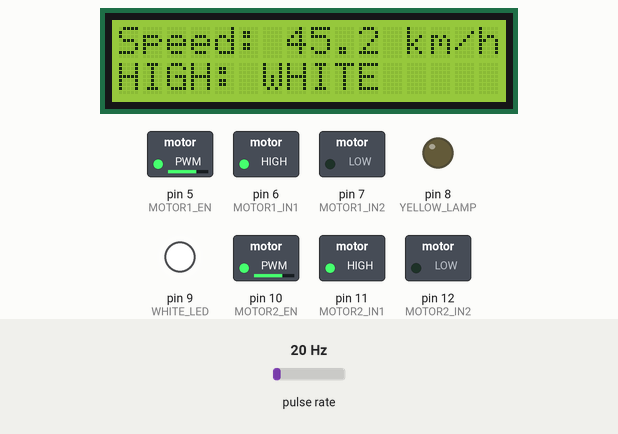
The sketch below on a simulated Arduino Uno, built with avr-gcc and run on an emulated ATmega328P. Parts: 16×2 character LCD, switched loads named in the sketch (green lamp = pin HIGH), output pins drawn as LEDs (lit = HIGH). Wiring (inferred from the names in the program): pulse sensor: data pin 2. The test bench sets the inputs (shaded band); at power-on: pulse rate 20 Hz. What the sketch prints to the serial monitor is not drawn.

Above: at 3.2 s.
3.3 s: pulse rate (sensor on pin 2) set to 15 Hz
At 5.6 s:
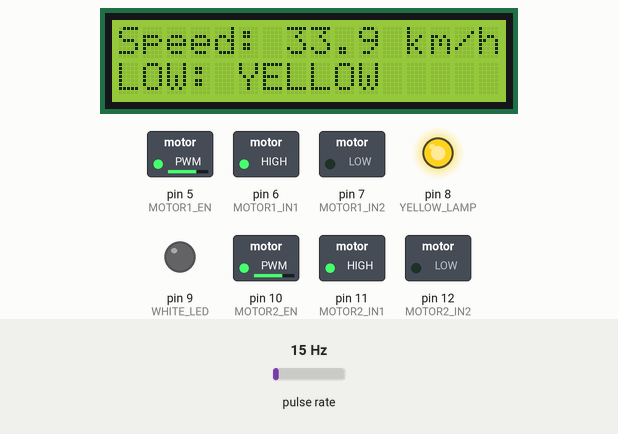
6.3 s: pulse rate (sensor on pin 2) set to 4 Hz
At 9.0 s:
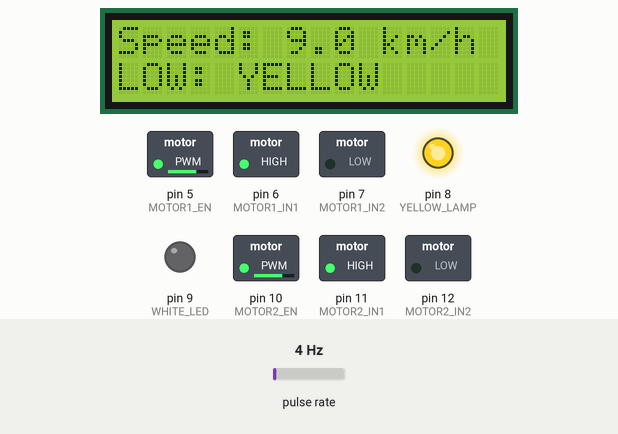
9.3 s: pulse rate (sensor on pin 2) set to 50 Hz
At 12.6 s:
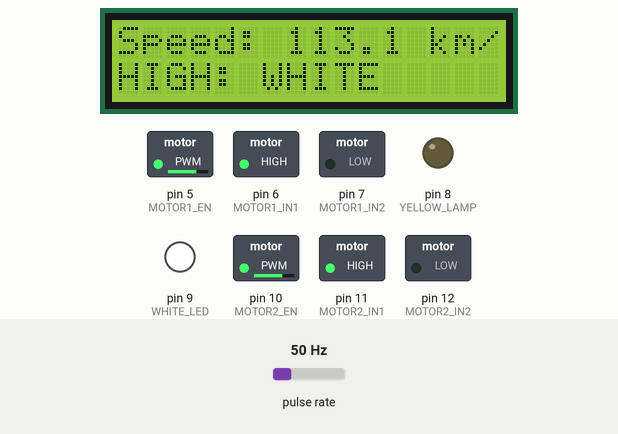
Timing chart, 0 to 14.1 s (numbered marks = the images above; inputs shaded):
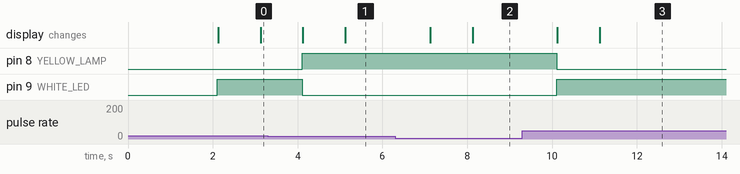

Measured:
- the behaviour switches between 18 and 17 Hz on pulse rate (sensor on pin 2) (found by bisection; images 0 and 1)
- after the input at 3.3 s, pin 8 (YELLOW_LAMP): LOW → HIGH after 0.81 s; pin 9 (WHITE_LED): HIGH → LOW after 0.81 s; the display: first changes after 0.82 s (image 1 shows a later state)
- after the input at 6.3 s, the display: first changes after 0.82 s (image 2 shows a later state)
- after the input at 9.3 s, pin 8 (YELLOW_LAMP): HIGH → LOW after 0.81 s; pin 9 (WHITE_LED): LOW → HIGH after 0.81 s; the display: first changes after 0.82 s (image 3 shows a later state)

The sketch:

speedcue_software_code.ino
```cpp
#include <Wire.h>
#include <LiquidCrystal_I2C.h>

// ---------------- LCD ----------------
LiquidCrystal_I2C lcd(0x27, 16, 2);

// ---------------- Hall Sensor ----------------
#define HALL_PIN 2       // Interrupt pin on Arduino UNO

// ---------------- Headlights ----------------
#define YELLOW_LAMP 8
#define WHITE_LED 9

// ---------------- Motors ----------------
#define MOTOR1_EN 5
#define MOTOR1_IN1 6
#define MOTOR1_IN2 7

#define MOTOR2_EN 10
#define MOTOR2_IN1 11
#define MOTOR2_IN2 12

// ---------------- Speed settings ----------------
const float WHEEL_DIAMETER = 0.20;  // 20 cm wheel
const int SPEED_THRESHOLD = 40;

// Hall sensor variables
volatile unsigned long pulseCount = 0;

unsigned long previousMillis = 0;
float speedKmph = 0;

// ------------------------------------------------
// Hall sensor interrupt
// ------------------------------------------------
void hallSensor()
{
  pulseCount++;
}

// ------------------------------------------------
// Setup
// ------------------------------------------------
void setup()
{
  Serial.begin(9600);

  // LCD
  lcd.init();
  lcd.backlight();

  // Hall sensor
  pinMode(HALL_PIN, INPUT_PULLUP);
  attachInterrupt(digitalPinToInterrupt(HALL_PIN), hallSensor, FALLING);

  // Headlights
  pinMode(YELLOW_LAMP, OUTPUT);
  pinMode(WHITE_LED, OUTPUT);

  // Motor pins
  pinMode(MOTOR1_EN, OUTPUT);
  pinMode(MOTOR1_IN1, OUTPUT);
  pinMode(MOTOR1_IN2, OUTPUT);

  pinMode(MOTOR2_EN, OUTPUT);
  pinMode(MOTOR2_IN1, OUTPUT);
  pinMode(MOTOR2_IN2, OUTPUT);

  // Start motors
  digitalWrite(MOTOR1_IN1, HIGH);
  digitalWrite(MOTOR1_IN2, LOW);

  digitalWrite(MOTOR2_IN1, HIGH);
  digitalWrite(MOTOR2_IN2, LOW);

  // Motor speed
  analogWrite(MOTOR1_EN, 180);
  analogWrite(MOTOR2_EN, 180);

  // Initial display
  lcd.setCursor(0, 0);
  lcd.print("Speed Warning");
  lcd.setCursor(0, 1);
  lcd.print("System Ready");

  delay(2000);
  lcd.clear();
}

// ------------------------------------------------
// Main loop
// ------------------------------------------------
void loop()
{
  unsigned long currentMillis = millis();

  // Calculate speed every 1 second
  if (currentMillis - previousMillis >= 1000)
  {
    previousMillis = currentMillis;

    // Temporarily disable interrupt
    noInterrupts();
    unsigned long pulses = pulseCount;
    pulseCount = 0;
    interrupts();

    // ------------------------------------------
    // Calculate wheel revolutions per second
    // ------------------------------------------
    float revolutionsPerSecond = pulses / 1.0;

    // Wheel circumference
    float circumference = 3.14159 * WHEEL_DIAMETER;

    // Distance travelled per second in meters
    float distancePerSecond = revolutionsPerSecond * circumference;

    // Convert m/s to km/h
    speedKmph = distancePerSecond * 3.6;

    // ------------------------------------------
    // Display speed
    // ------------------------------------------
    lcd.setCursor(0, 0);
    lcd.print("Speed: ");
    lcd.print(speedKmph, 1);
    lcd.print(" km/h ");

    // ------------------------------------------
    // Speed-based headlight control
    // ------------------------------------------

    if (speedKmph < SPEED_THRESHOLD)
    {
      // LOW SPEED
      digitalWrite(YELLOW_LAMP, HIGH);
      digitalWrite(WHITE_LED, LOW);

      lcd.setCursor(0, 1);
      lcd.print("LOW: YELLOW     ");
    }
    else
    {
      // HIGH SPEED
      digitalWrite(YELLOW_LAMP, LOW);
      digitalWrite(WHITE_LED, HIGH);

      lcd.setCursor(0, 1);
      lcd.print("HIGH: WHITE     ");
    }

    // Serial monitor
    Serial.print("Speed: ");
    Serial.print(speedKmph);
    Serial.println(" km/h");
  }
}
```
